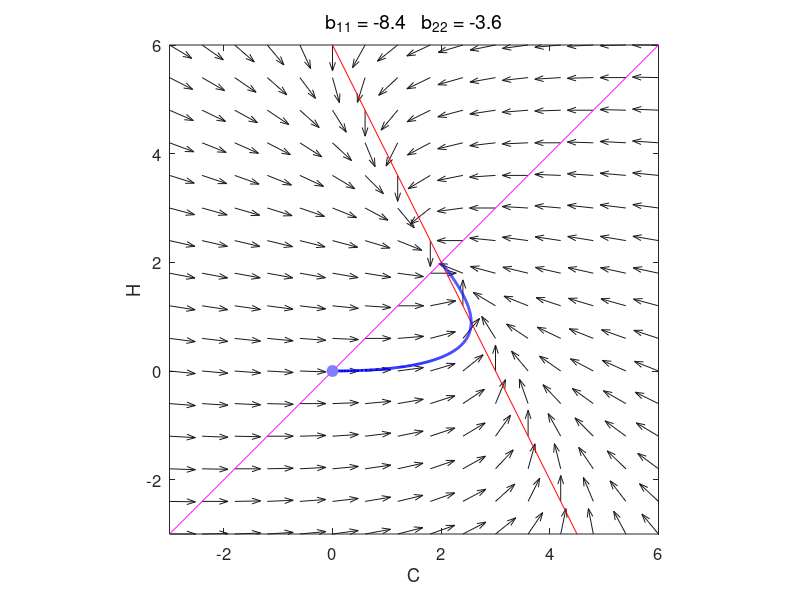
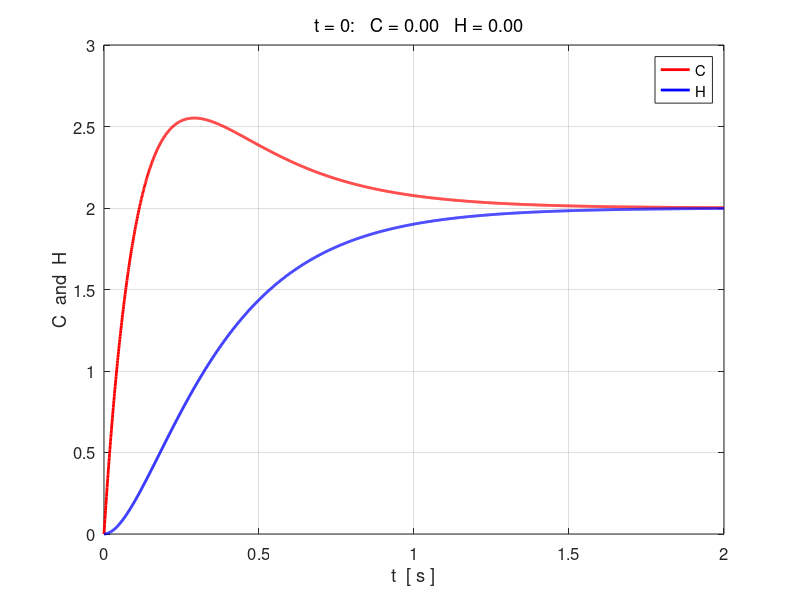

These charts were generated, in order, by the following MATLAB code:
% chaos10.m

% Dynamics of Linear and Nonlinear Systems
% PHASE PLANE ANALYSIS: Linear Systems:
% Reitna model: C-cells / H-cells negative feedback interaction

% Ian Cooper
% email: ian.cooper@sydney.edu.au
% School of Physics, University of Sydney
% 180813 / Matlab version R2018a

% DOING PHYSICS WITH MATLAB 
%    http://www.physics.usyd.edu.au/teach_res/mp/mphome.htm
% Reference page for documentation and notes
%    http://www.physics.usyd.edu.au/teach_res/mp/doc/chaos10.pdf
%    http://www.physics.usyd.edu.au/teach_res/mp/doc/chaos10eye.pdf

clear 
close all  
clc


% INPUTS [default values] ===========================================

% D.E. coefficients  K matrix  [2 1 0; 2 -1 0]   comment / uncomment
% tauC = 0.025; tauH = 0.08; k = 4; L = 10;
 tauC = 0.1; tauH = 0.5; k = 0.5; L = 3;

% Initial conditions t = 0: x1(1)  [C = 0]
   x1I = 0;
   
% Initial conditions: t =0: x2(1)  [H = 0]]
   x2I = 0;  

% Time domain: time interval tMax [0.5] / number of time steps nT [2000]
   tMax = 2;
   nT = 2000;

% Phase space setup: dimensions [-10 to + 10] / number of vectors nX*nX [16] 
   Lxy = 6;
   x1Min = -Lxy/2; 
   x1Max = Lxy;
   x2Min = -Lxy/2; 
   x2Max = Lxy;
   nX = 16;      

     
% CALCULATIONS =====================================================

% K matrix
  k11 = -1/tauC; k12 = -k/tauC; k13 = L/tauC;
  k21 = 1/tauH; k22 = -1/tauH; k23 = 0;
  K = [k11 k12;k21 k22];
 
% Equilibrium (critical) point 
   xC = K\[-k13;-k23];
    
% (x,y) coordinates for a set of Initial Conditions
    LenXI = length(x1I);
    xI = [x1I; x2I];
%    x1I(LenXI+1:2*LenXI) = x1I;
%    x2I = x2I.*ones(1,LenXI);
%    x2I(LenXI+1:2*LenXI) = -x2I;

% Eigenfunctions a and eigenvalues b
   [a, b] = eig(K);
   

% COMMAND WINDOW OUTPUT  ==============================================
  disp('D.E. coefficients k11 k12 k13 / k21 k23 k23')
  fprintf('   %2.2f   %2.2f   %2.2f ',k11,k12,k13);
  disp('  ')
  fprintf('   %2.2f   %2.2f   %2.2f ',k21,k22,k23);
  disp('  ')
  disp('  ')
  disp('Eigenvalues b = ')
  disp(b)
  disp('Eigenfunction a = ')
  disp(a)
  
  
% SOLUTIONS D.E.  =====================================================  

% C coefficients
   C = a\(xI-xC);

% c coefficients
   cc = zeros(2,2);
   cc(:,1) = a(:,1)*C(1);
   cc(:,2) = a(:,2)*C(2);

% Time domain 
   t = linspace(0,tMax,nT);
  
% Phase space state variables: Solutions for "z values" 
   x1 = cc(1,1).*exp(b(1,1)*t) + cc(1,2).*exp(b(2,2)*t);
   x2 = cc(2,1).*exp(b(1,1)*t) + cc(2,2).*exp(b(2,2)*t);

% Translations  
   x1 = x1 + xC(1);
   x2 = x2 + xC(2);
  
% Phase plane grid and unit vectors
   x = linspace(x1Min,x1Max,nX);
   y = linspace(x2Min,x2Max,nX);
   [xx, yy] = meshgrid(x,y);
   f = K(1,1).*xx + K(1,2).*yy + k13;
   g = K(2,1).*xx + K(2,2).*yy + k23;
  
   fs = f./sqrt(f.^2 + g.^2);    % unit vectors
   gs = g./sqrt(f.^2  +g.^2);
  
% x1 and x2 nullclines: slopes m 
   mx = -(K(1,1))/K(1,2);
   my = -(K(2,1))/K(2,2);
   xN = mx .* x - k13/k12;
   yN = my .* x - k23/k22;
   
   
% GRAPHICS ============================================================   
figure(1)   % phase space portrait
   FS = 12;
   pos = [0.02 0.05 0.25 0.35];
   set(gcf,'Units','normalized');
   set(gcf,'Position',pos);
   set(gcf,'color','w');
   

% VECTOR FIELD
   hq = quiver(xx,yy,fs,gs);
   xlim([x1Min x1Max])
   ylim([x2Min x2Max])
   
   set(hq,'color',[0.1 0.1 0.1],'AutoScaleFactor',0.6);
   set(gca,'fontsize',FS)
   
   hold on
   
% NULLCLINES
   xP = x; yP = xN;
   if K(1,2) == 0
     xP = [xC(1) xC(1)];  yP = [x2Min x2Max]; 
   end    
   plot(xP,yP,'r');
   
   xP = x; yP = yN;
   if K(2,2) == 0
     xP = [xC(1) xC(1)];  yP = [x2Min x2Max]; 
   end    
   plot(xP,yP,'m');
   
% TRAJECTORY   
   plot(real(x1),real(x2),'b','linewidth',2);
   
% INITIAL CONDITIONS   
   Hplot = plot(real(x1(1)),real(x2(1)),'o');
   set(Hplot,'markersize',8,'markerFaceColor',[0.5 0.5 1],'markerEdgeColor',[0.5 0.5 1])
   
% Graph setup   
   axis square
   xlabel('C')
   ylabel('H')
   box on
   tm1 = 'b_{11} = ';
   tm2 = num2str(b(1,1),'%3.1f ');
   tm3 = '   b_{22} = ';
   tm4 = num2str(b(2,2),'%3.1f');
   tm = [tm1 tm2 tm3 tm4];
   ht = title(tm,'fontweight','normal');
   set(ht,'Fontsize',14);


figure(2)  % state variables as functions of time
   FS = 12;
   pos = [0.32 0.05 0.25 0.35];
   set(gcf,'Units','normalized');
   set(gcf,'Position',pos);
   set(gcf,'color','w');
   
   xP = t; yP = real(x1);
   plot(xP,yP,'r','linewidth',2);
   hold on
   yP = real(x2);
   plot(xP,yP,'b','linewidth',2)
   grid on
   legend('C','H');
   xlabel('t  [ s ]'); ylabel('C  and  H');
   tm1 = '  t = 0:   C = ';
   tm2 = num2str(real(x1(1)),'%3.2f ');
   tm3 = '   H = ';
   tm4 = num2str(real(x2(1)),'%3.2f');
   tm = [tm1 tm2 tm3 tm4];
   title(tm,'fontweight','normal')
   set(gca,'fontsize',FS)
   
   
   
